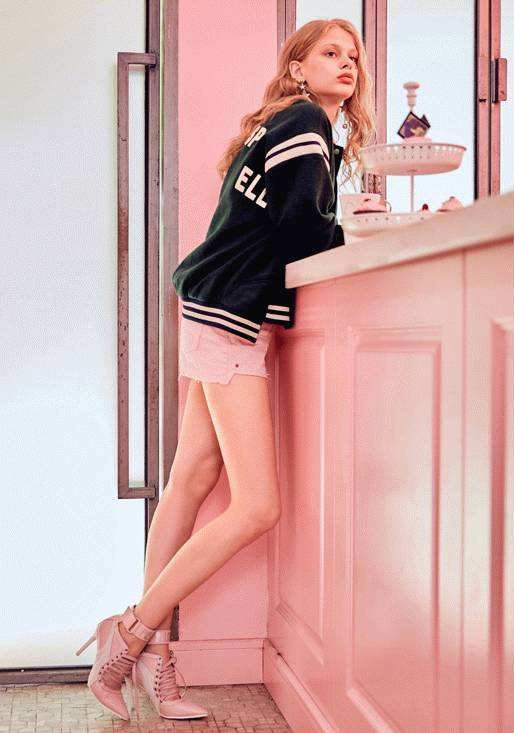
#> input picture girl.jpg, 514 x 733 px
$ jupyter execute 'opencv中的直线检测.ipynb'
#> lines starting #> are read from the running program, lines starting #| are printed output that depends on the picture; after the words box and inside, x2 and y2 are one past the last pixel; in counts of white or black regions, pixels touching at a corner belong together
[cell 1]
import cv2
import numpy as np

[cell 2]
img=cv2.imread("girl.jpg")
#> img is the input picture: shape (733, 514, 3); mean B, G, R 167.5, 169.5, 207.8
cv2.imshow("original_image",img)
def line_detection(image):
    gray=cv2.cvtColor(image,cv2.COLOR_BGR2GRAY)
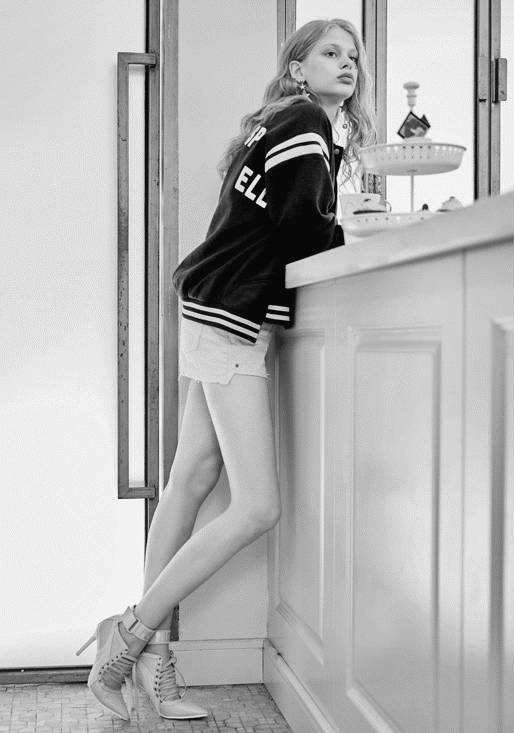
#> gray: shape (733, 514); min 0, max 255, mean 180.7
    edge=cv2.Canny(gray,50,150,apertureSize=3)
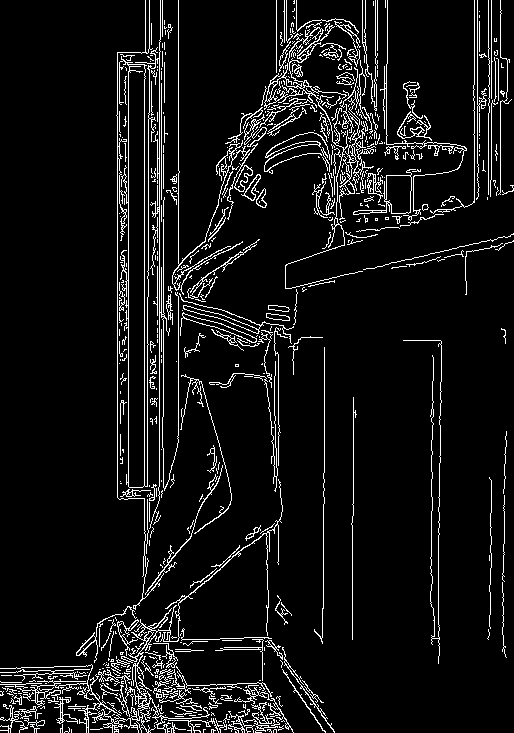
#> edge: shape (733, 514); 7.5% white in thin lines or dots
    lines=cv2.HoughLinesP(edge,1,np.pi/180,100)#minLineLength=50, maxLineGap=10
#> lines = 1101 rows, first 6: [144, 485, 144, 79], [159, 486, 159, 52], [128, 486, 128, 71], [117, 497, 117, 116], [178, 435, 178, 296], [163, 188, 163, 154]
    for line in lines:
        x1,y1,x2,y2=line[0]
        cv2.line(image,(x1,y1),(x2,y2),(0,0,255),2)
#> this loop made 1101 passes
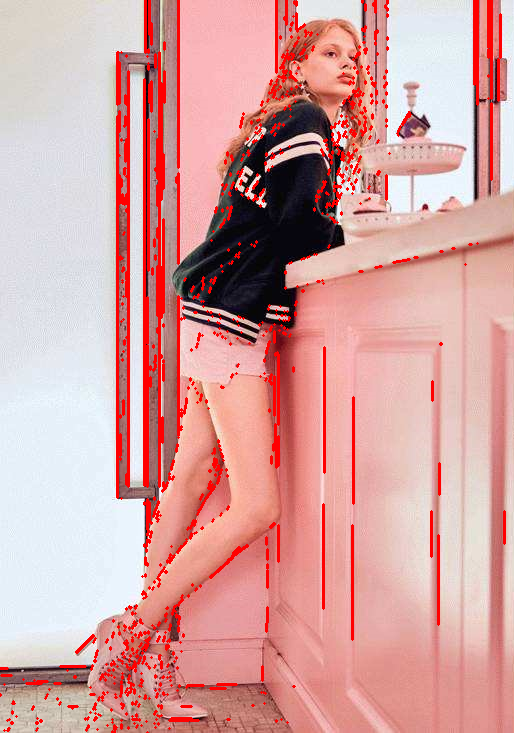
#> image: shape (733, 514, 3); 6.52% of pixels changed, all inside (x1, y1, x2, y2) = (0, 0, 506, 733)
    cv2.imshow("line_detection",image)

line_detection(img)
if cv2.waitKey()==27:
#> (key Esc is pressed here)
    cv2.destroyAllWindows()
